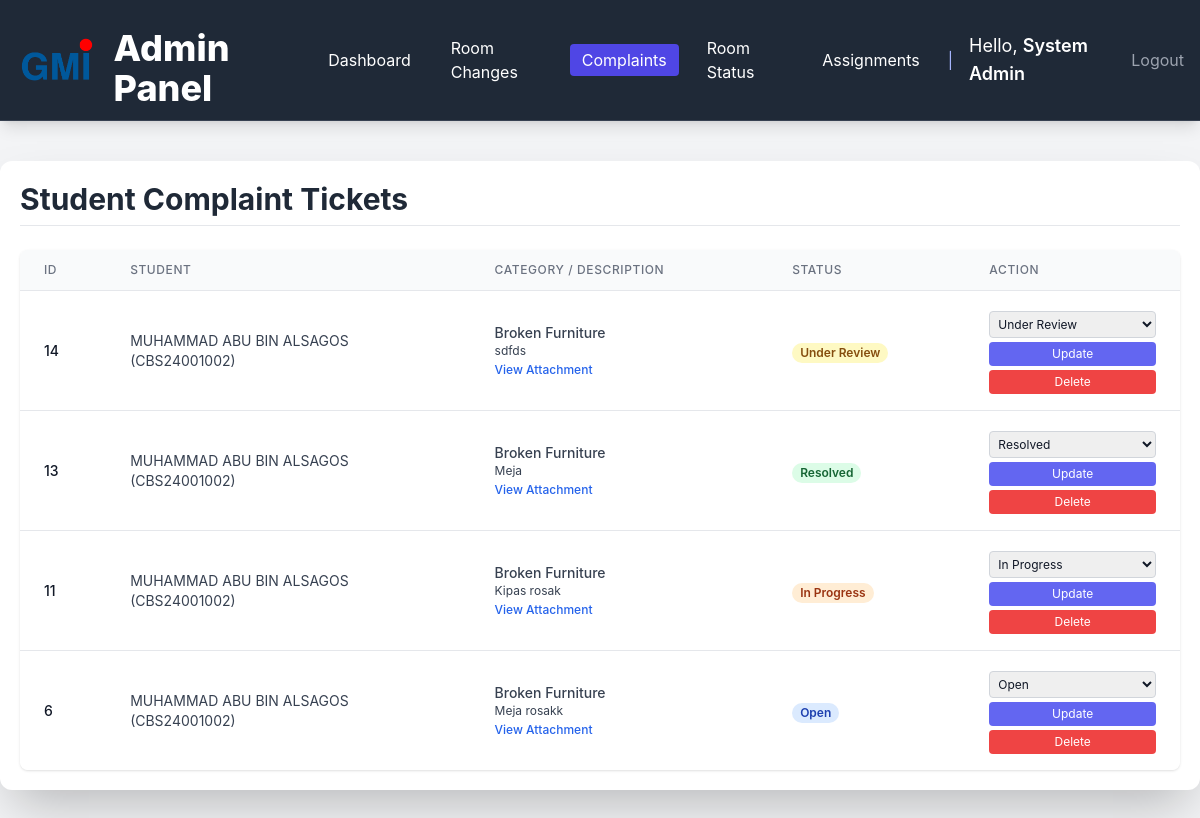
The page /admin_complaint_tickets.php (signed in) on the database as committed earlier.
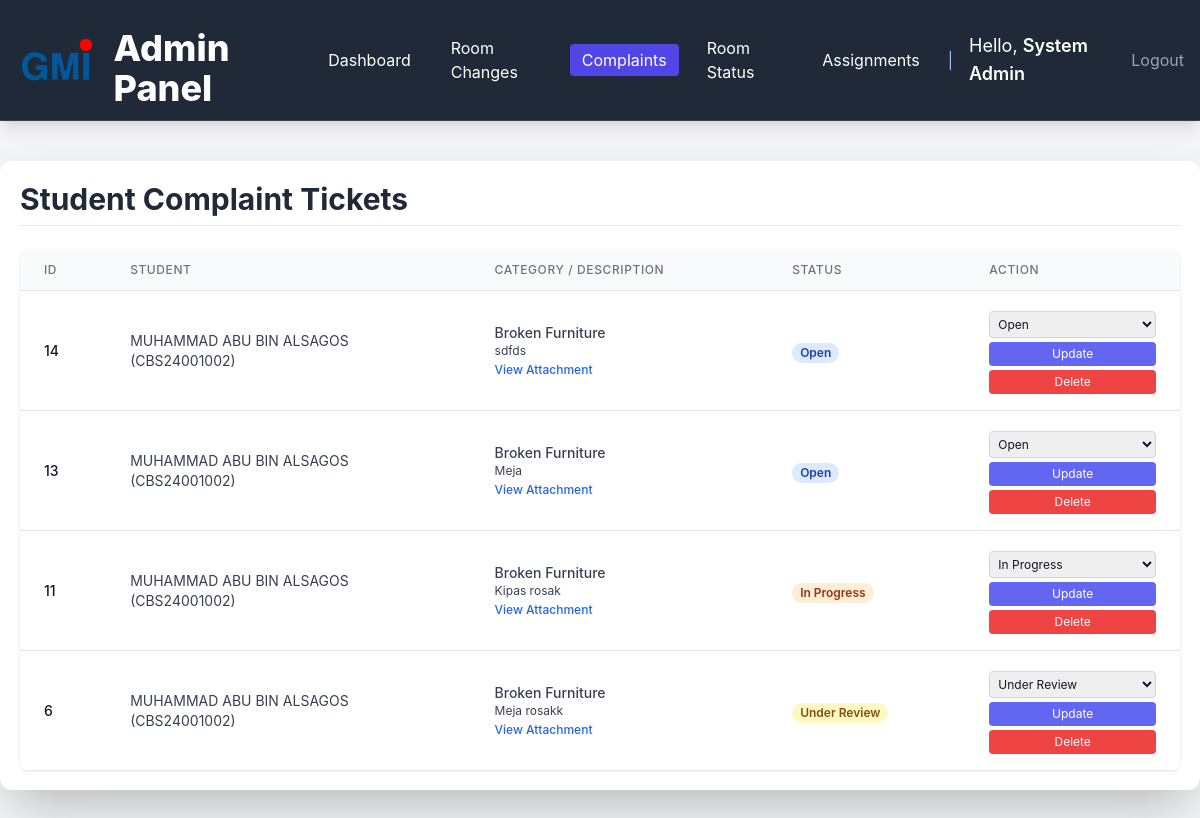
The same page on the database as committed later.
### tables this page shows
CREATE TABLE `tickets` (
  `ticket_id` int(11) NOT NULL,
  `student_id` varchar(50) NOT NULL,
  `category` varchar(100) DEFAULT NULL,
  `description` text DEFAULT NULL,
  `attachment_path` varchar(255) DEFAULT NULL,
  `status` varchar(20) DEFAULT 'Open',
  `created_at` timestamp NOT NULL DEFAULT current_timestamp(),
  `updated_at` timestamp NOT NULL DEFAULT current_timestamp() ON UPDATE current_timestamp()
);

CREATE TABLE `users` (
  `student_id` varchar(50) NOT NULL,
  `full_name` varchar(200) NOT NULL,
  `email` varchar(255) NOT NULL,
  `phone` varchar(30) DEFAULT NULL,
  `password` varchar(255) NOT NULL,
  `role` varchar(20) NOT NULL,
  `gender` varchar(10) DEFAULT NULL,
  `created_at` timestamp NOT NULL DEFAULT current_timestamp(),
  `updated_at` timestamp NOT NULL DEFAULT current_timestamp() ON UPDATE current_timestamp()
);

### conn.php (called while the page is built, shortened)
<?php
$host = 'localhost';
$user = 'root';
$pass = '';
$dbname = 'hostel';
$conn = new mysqli($host, $user, $pass, $dbname);
function getAllComplaints() {
    global $conn;
    $query = "SELECT t.ticket_id, t.student_id, t.category, t.description, t.attachment_path, t.created_at, t.status, u.full_name
              FROM tickets t
              JOIN users u ON t.student_id = u.student_id
              WHERE t.category != 'Room Change'
              ORDER BY t.created_at DESC";
    $result = $conn->query($query);
    $data = [];
    if ($result) {
        while ($row = $result->fetch_assoc()) {
            $data[] = $row;
        }
    }
    return $data;
}
?>

### admin_complaint_tickets.php (the view, shortened to what the changed rows need)
<?php
require_once 'conn.php';
$all_complaints = getAllComplaints();
$status_options = ['Open', 'Under Review', 'In Progress', 'Resolved', 'Unresolved'];
?>
<!DOCTYPE html>
<html lang="en">
<head>
    <script src="https://cdn.tailwindcss.com"></script>
</head>
<body class="bg-gray-100 text-gray-900 m-0 p-0">
    <?php include 'admin_nav.php'; ?>
    <div class="max-w-7xl mx-auto my-10 p-5 bg-white rounded-xl shadow-2xl">
        <h2 class="text-3xl font-bold text-gray-800 mb-6 border-b pb-2">Student Complaint Tickets</h2>
        <div class="overflow-x-auto bg-white rounded-lg shadow">
            <table class="min-w-full divide-y divide-gray-200">
                <thead class="bg-gray-50">
                    <tr>
                        <th class="px-6 py-3 text-left text-xs font-medium text-gray-500 uppercase tracking-wider">ID</th>
                        <th class="px-6 py-3 text-left text-xs font-medium text-gray-500 uppercase tracking-wider">Student</th>
                        <th class="px-6 py-3 text-left text-xs font-medium text-gray-500 uppercase tracking-wider">Category / Description</th>
                        <th class="px-6 py-3 text-left text-xs font-medium text-gray-500 uppercase tracking-wider">Status</th>
                        <th class="px-6 py-3 text-left text-xs font-medium text-gray-500 uppercase tracking-wider">Action</th>
                    </tr>
                </thead>
                <tbody class="bg-white divide-y divide-gray-200">
                    <?php foreach ($all_complaints as $ticket): ?>
                        <tr>
                            <td class="px-6 py-4 whitespace-nowrap text-sm font-medium text-gray-900"><?php echo htmlspecialchars($ticket['ticket_id']); ?></td>
                            <td class="px-6 py-4 whitespace-nowrap text-sm text-gray-700">
                                <?php echo htmlspecialchars($ticket['full_name']); ?><br>(<?php echo htmlspecialchars($ticket['student_id']); ?>)
                            </td>
                            <td class="px-6 py-4 text-sm text-gray-700 max-w-md">
                                <p class="font-medium"><?php echo htmlspecialchars($ticket['category']); ?></p>
                                <p class="text-xs max-w-xs truncate"><?php echo htmlspecialchars($ticket['description']); ?></p>
                                <?php if ($ticket['attachment_path']): ?>
                                    <a href="<?php echo htmlspecialchars($ticket['attachment_path']); ?>" target="_blank" class="text-xs text-blue-600 font-medium hover:underline">
                                        View Attachment
                                    </a>
                                <?php endif; ?>
                            </td>
                            <td class="px-6 py-4 whitespace-nowrap">
                                <span class="px-2 inline-flex text-xs leading-5 font-semibold rounded-full
                                    <?php
                                        if ($ticket['status'] === 'Open') echo 'bg-blue-100 text-blue-800';
                                        elseif ($ticket['status'] === 'Under Review') echo 'bg-yellow-100 text-yellow-800';
                                        elseif ($ticket['status'] === 'In Progress') echo 'bg-orange-100 text-orange-800';
                                        elseif ($ticket['status'] === 'Resolved') echo 'bg-green-100 text-green-800';
                                        else echo 'bg-red-100 text-red-800';
                                    ?>">
                                    <?php echo htmlspecialchars($ticket['status']); ?>
                                </span>
                            </td>
                            <td class="px-6 py-4 whitespace-nowrap text-sm space-y-1">
                                <form method="post" action="admin_complaint_tickets.php" class="flex flex-col space-y-1">
                                    <select name="status" class="p-1 border border-gray-300 rounded text-xs">
                                        <?php foreach ($status_options as $status): ?>
                                            <option value="<?php echo $status; ?>" <?php echo ($ticket['status'] === $status) ? 'selected' : ''; ?>>
                                                <?php echo $status; ?>
                                            </option>
                                        <?php endforeach; ?>
                                    </select>
                                    <button type="submit" class="bg-indigo-500 text-white text-xs py-1 rounded hover:bg-indigo-600 transition">Update</button>
                                </form>
                                <a href="admin_complaint_tickets.php?action=delete&ticket_id=<?php echo $ticket['ticket_id']; ?>"
                                   onclick="return confirm('Are you sure you want to permanently delete Ticket #<?php echo $ticket['ticket_id']; ?>?')"
                                   class="block text-center bg-red-500 text-white text-xs py-1 rounded hover:bg-red-600 transition">
                                    Delete
                                </a>
                            </td>
                        </tr>
                    <?php endforeach; ?>
                </tbody>
            </table>
        </div>
    </div>
</body>
</html>

Rows that differ between the two databases and show on the page:
changed tickets "sdfds": status "Under Review" → "Open"
changed tickets "Meja": status "Resolved" → "Open"
changed tickets "Meja rosakk": status "Open" → "Under Review"
